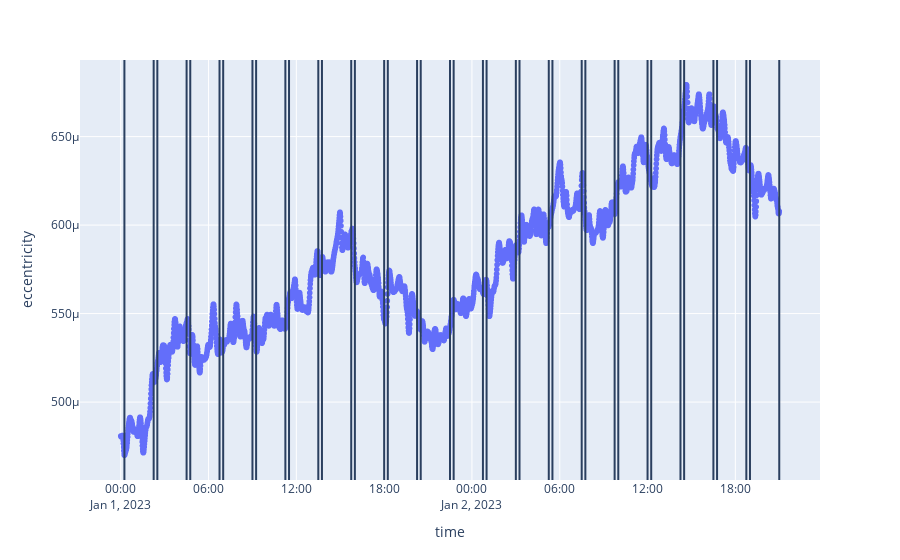

Notebook code cell kept with this figure:
### Code cell
fig = px.scatter(df, x="time", y="eccentricity")
for segment_solution in sol.segment_solutions:
    time = segment_solution.states[-1].get_instant().get_date_time(Scale.UTC)
    fig.add_vline(
        x=time.isoformat()
    )
fig.show()

### Figure 1 — Plotly figure (JSON) as saved in the notebook; plotly's stock layout.template omitted (floating-point values rounded to 4 significant figures; data arrays with more than 128 entries replaced by an {"elided": "..."} marker saying what was removed)
{"data": [{"hovertemplate": "time=%{x}<br>eccentricity=%{y}<extra></extra>", "legendgroup": "", "marker": {"color": "#636efa", "symbol": "circle"}, "mode": "markers", "name": "", "showlegend": false, "type": "scattergl", "x": {"elided": "2702 str values"}, "xaxis": "x", "y": {"elided": "2702 float values"}, "yaxis": "y"}], "layout": {"autosize": true, "legend": {"tracegroupgap": 0}, "margin": {"t": 60}, "shapes": [{"type": "line", "x0": "2023-01-01T00:15:00", "x1": "2023-01-01T00:15:00", "xref": "x", "y0": 0, "y1": 1, "yref": "y domain"}, {"type": "line", "x0": "2023-01-01T02:15:00", "x1": "2023-01-01T02:15:00", "xref": "x", "y0": 0, "y1": 1, "yref": "y domain"}, {"type": "line", "x0": "2023-01-01T02:30:00", "x1": "2023-01-01T02:30:00", "xref": "x", "y0": 0, "y1": 1, "yref": "y domain"}, {"type": "line", "x0": "2023-01-01T04:30:00", "x1": "2023-01-01T04:30:00", "xref": "x", "y0": 0, "y1": 1, "yref": "y domain"}, {"type": "line", "x0": "2023-01-01T04:45:00", "x1": "2023-01-01T04:45:00", "xref": "x", "y0": 0, "y1": 1, "yref": "y domain"}, {"type": "line", "x0": "2023-01-01T06:45:00", "x1": "2023-01-01T06:45:00", "xref": "x", "y0": 0, "y1": 1, "yref": "y domain"}, {"type": "line", "x0": "2023-01-01T07:00:00", "x1": "2023-01-01T07:00:00", "xref": "x", "y0": 0, "y1": 1, "yref": "y domain"}, {"type": "line", "x0": "2023-01-01T09:00:00", "x1": "2023-01-01T09:00:00", "xref": "x", "y0": 0, "y1": 1, "yref": "y domain"}, {"type": "line", "x0": "2023-01-01T09:15:00", "x1": "2023-01-01T09:15:00", "xref": "x", "y0": 0, "y1": 1, "yref": "y domain"}, {"type": "line", "x0": "2023-01-01T11:15:00", "x1": "2023-01-01T11:15:00", "xref": "x", "y0": 0, "y1": 1, "yref": "y domain"}, {"type": "line", "x0": "2023-01-01T11:30:00", "x1": "2023-01-01T11:30:00", "xref": "x", "y0": 0, "y1": 1, "yref": "y domain"}, {"type": "line", "x0": "2023-01-01T13:30:00", "x1": "2023-01-01T13:30:00", "xref": "x", "y0": 0, "y1": 1, "yref": "y domain"}, {"type": "line", "x0": "2023-01-01T13:45:00", "x1": "2023-01-01T13:45:00", "xref": "x", "y0": 0, "y1": 1, "yref": "y domain"}, {"type": "line", "x0": "2023-01-01T15:45:00", "x1": "2023-01-01T15:45:00", "xref": "x", "y0": 0, "y1": 1, "yref": "y domain"}, {"type": "line", "x0": "2023-01-01T16:00:00", "x1": "2023-01-01T16:00:00", "xref": "x", "y0": 0, "y1": 1, "yref": "y domain"}, {"type": "line", "x0": "2023-01-01T18:00:00.000001", "x1": "2023-01-01T18:00:00.000001", "xref": "x", "y0": 0, "y1": 1, "yref": "y domain"}, {"type": "line", "x0": "2023-01-01T18:15:00.000001", "x1": "2023-01-01T18:15:00.000001", "xref": "x", "y0": 0, "y1": 1, "yref": "y domain"}, {"type": "line", "x0": "2023-01-01T20:15:00.000001", "x1": "2023-01-01T20:15:00.000001", "xref": "x", "y0": 0, "y1": 1, "yref": "y domain"}, {"type": "line", "x0": "2023-01-01T20:30:00.000001", "x1": "2023-01-01T20:30:00.000001", "xref": "x", "y0": 0, "y1": 1, "yref": "y domain"}, {"type": "line", "x0": "2023-01-01T22:30:00.000001", "x1": "2023-01-01T22:30:00.000001", "xref": "x", "y0": 0, "y1": 1, "yref": "y domain"}, {"type": "line", "x0": "2023-01-01T22:45:00.000001", "x1": "2023-01-01T22:45:00.000001", "xref": "x", "y0": 0, "y1": 1, "yref": "y domain"}, {"type": "line", "x0": "2023-01-02T00:45:00.000001", "x1": "2023-01-02T00:45:00.000001", "xref": "x", "y0": 0, "y1": 1, "yref": "y domain"}, {"type": "line", "x0": "2023-01-02T01:00:00.000001", "x1": "2023-01-02T01:00:00.000001", "xref": "x", "y0": 0, "y1": 1, "yref": "y domain"}, {"type": "line", "x0": "2023-01-02T03:00:00.000001", "x1": "2023-01-02T03:00:00.000001", "xref": "x", "y0": 0, "y1": 1, "yref": "y domain"}, {"type": "line", "x0": "2023-01-02T03:15:00.000001", "x1": "2023-01-02T03:15:00.000001", "xref": "x", "y0": 0, "y1": 1, "yref": "y domain"}, {"type": "line", "x0": "2023-01-02T05:15:00.000001", "x1": "2023-01-02T05:15:00.000001", "xref": "x", "y0": 0, "y1": 1, "yref": "y domain"}, {"type": "line", "x0": "2023-01-02T05:30:00.000001", "x1": "2023-01-02T05:30:00.000001", "xref": "x", "y0": 0, "y1": 1, "yref": "y domain"}, {"type": "line", "x0": "2023-01-02T07:30:00.000001", "x1": "2023-01-02T07:30:00.000001", "xref": "x", "y0": 0, "y1": 1, "yref": "y domain"}, {"type": "line", "x0": "2023-01-02T07:45:00.000001", "x1": "2023-01-02T07:45:00.000001", "xref": "x", "y0": 0, "y1": 1, "yref": "y domain"}, {"type": "line", "x0": "2023-01-02T09:45:00.000001", "x1": "2023-01-02T09:45:00.000001", "xref": "x", "y0": 0, "y1": 1, "yref": "y domain"}, {"type": "line", "x0": "2023-01-02T10:00:00.000001", "x1": "2023-01-02T10:00:00.000001", "xref": "x", "y0": 0, "y1": 1, "yref": "y domain"}, {"type": "line", "x0": "2023-01-02T12:00:00.000001", "x1": "2023-01-02T12:00:00.000001", "xref": "x", "y0": 0, "y1": 1, "yref": "y domain"}, {"type": "line", "x0": "2023-01-02T12:15:00.000001", "x1": "2023-01-02T12:15:00.000001", "xref": "x", "y0": 0, "y1": 1, "yref": "y domain"}, {"type": "line", "x0": "2023-01-02T14:15:00.000002", "x1": "2023-01-02T14:15:00.000002", "xref": "x", "y0": 0, "y1": 1, "yref": "y domain"}, {"type": "line", "x0": "2023-01-02T14:30:00.000002", "x1": "2023-01-02T14:30:00.000002", "xref": "x", "y0": 0, "y1": 1, "yref": "y domain"}, {"type": "line", "x0": "2023-01-02T16:30:00.000002", "x1": "2023-01-02T16:30:00.000002", "xref": "x", "y0": 0, "y1": 1, "yref": "y domain"}, {"type": "line", "x0": "2023-01-02T16:45:00.000002", "x1": "2023-01-02T16:45:00.000002", "xref": "x", "y0": 0, "y1": 1, "yref": "y domain"}, {"type": "line", "x0": "2023-01-02T18:45:00.000002", "x1": "2023-01-02T18:45:00.000002", "xref": "x", "y0": 0, "y1": 1, "yref": "y domain"}, {"type": "line", "x0": "2023-01-02T19:00:00.000002", "x1": "2023-01-02T19:00:00.000002", "xref": "x", "y0": 0, "y1": 1, "yref": "y domain"}, {"type": "line", "x0": "2023-01-02T21:00:00.000002", "x1": "2023-01-02T21:00:00.000002", "xref": "x", "y0": 0, "y1": 1, "yref": "y domain"}], "xaxis": {"anchor": "y", "autorange": true, "domain": [0, 1], "range": ["2022-12-31 21:16:24.4871", "2023-01-02 23:43:35.5129"], "title": {"text": "time"}, "type": "date"}, "yaxis": {"anchor": "x", "autorange": true, "domain": [0, 1], "range": [0.0004537, 0.0006955], "title": {"text": "eccentricity"}, "type": "linear"}}}
